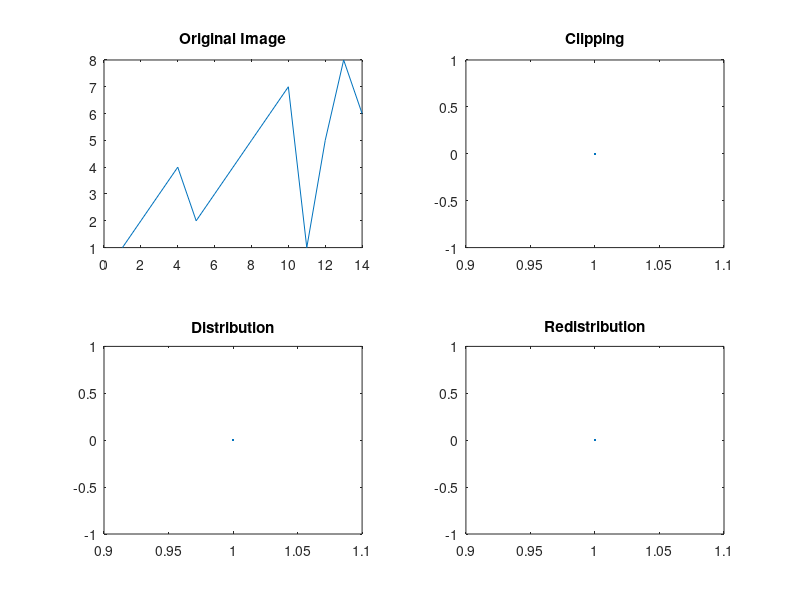
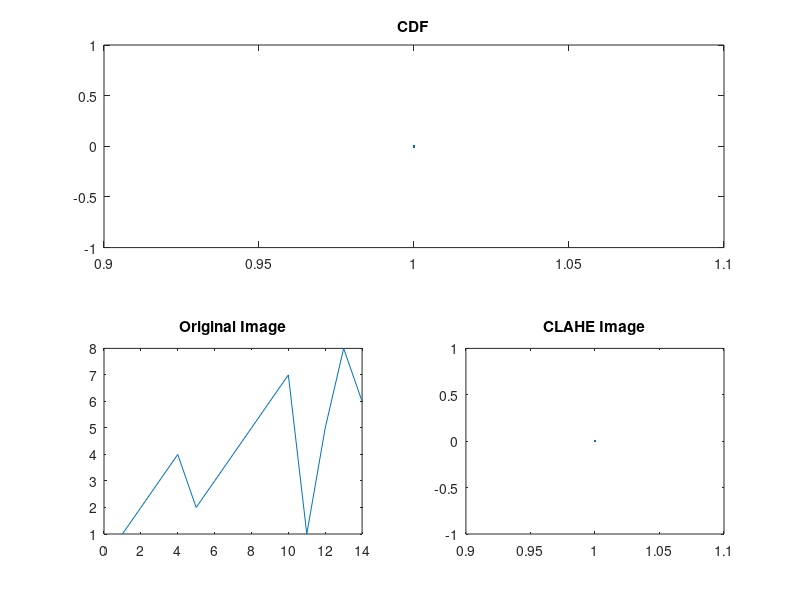

These figures' MATLAB source, in order:
%% Template to plot the data from the CLAHE

clc; clear all; close all;


% Data
fID = fopen('test.txt');
A = fscanf(fID, '%f', 256);
fclose(fID);

h_orig = A;
h_clip = 0;
h_dist = 0;
h_redist = 0;
h_cdf = 0;
h_clahe = 0;

% Plot

% Distribution
figure();
subplot(2,2,1);
plot(h_orig);
title('Original Image');

subplot(2,2,2);
plot(h_clip);
title('Clipping');

subplot(2,2,3);
plot(h_dist);
title('Distribution');

subplot(2,2,4);
plot(h_redist);
title('Redistribution')

% Contrast enhancment
figure();
subplot(2,2,[1 2])
plot(h_cdf);
title('CDF')

subplot(2,2,3);
plot(h_orig);
title('Original Image')

subplot(2,2,4);
plot(h_clahe);
title('CLAHE Image')